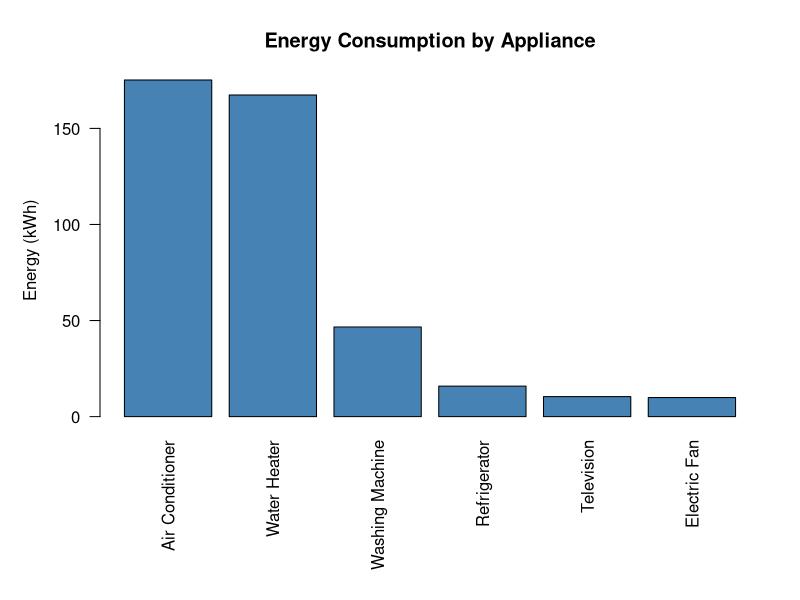
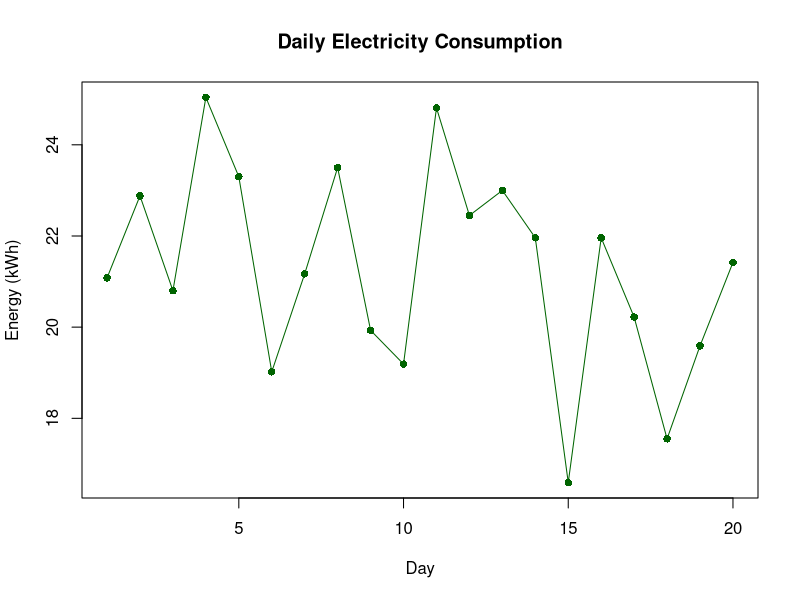
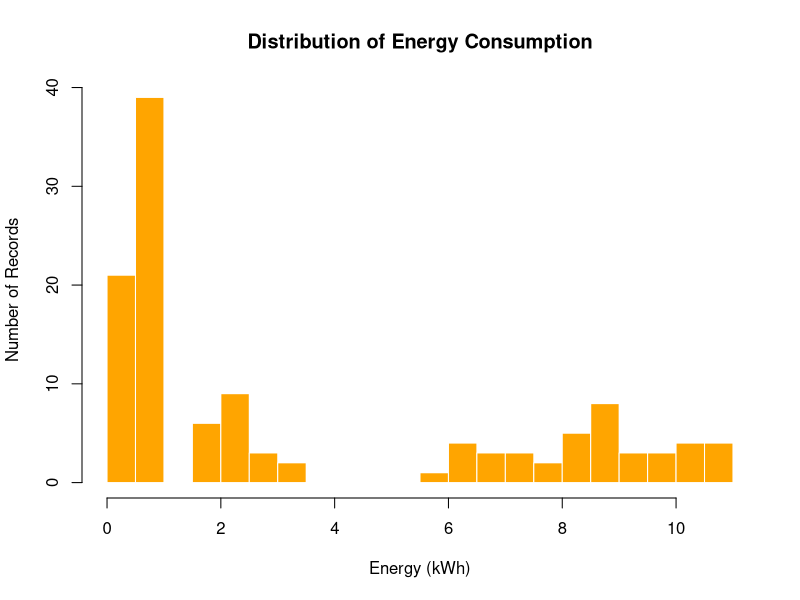
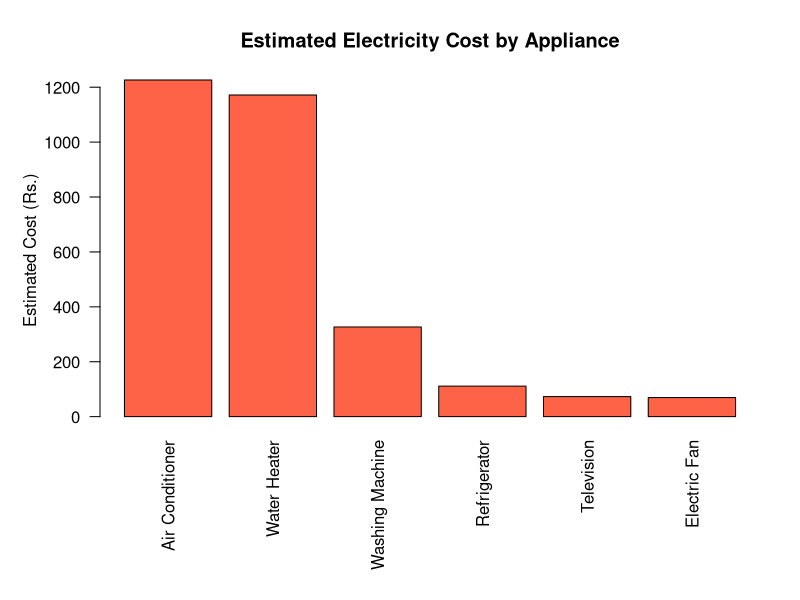

R code for these plots, in order:

# ============================================================
# SMART ELECTRICITY CONSUMPTION ANALYZER
# R ANALYSIS + AUTOMATIC WEB DASHBOARD
# ============================================================

# 1. PROJECT FOLDERS

project_folder <- getwd()

output_folder <- file.path(
  project_folder,
  "Electricity_Analysis_Results"
)

if (!dir.exists(output_folder)) {
  dir.create(output_folder, recursive = TRUE)
}

# 2. SETTINGS

set.seed(123)

tariff <- 7

appliances <- c(
  "Air Conditioner",
  "Water Heater",
  "Washing Machine",
  "Refrigerator",
  "Electric Fan",
  "Television"
)

# 3. GENERATE SAMPLE ELECTRICITY DATA

days <- 1:20

electricity_data <- expand.grid(
  Day = days,
  Appliance = appliances
)

base_usage <- c(8.5, 8, 2.5, 0.8, 0.5, 0.5)

electricity_data$Energy_kWh <- round(
  rep(base_usage, each = length(days)) *
    runif(nrow(electricity_data), 0.7, 1.3),
  2
)

electricity_data$Estimated_Cost <- round(
  electricity_data$Energy_kWh * tariff, 2
)

electricity_data$Usage_Category <- cut(
  electricity_data$Energy_kWh,
  breaks = c(-Inf, 2, 6, Inf),
  labels = c("Low", "Moderate", "High")
)

# 4. CREATE SUMMARIES

appliance_summary <- aggregate(
  cbind(Energy_kWh, Estimated_Cost) ~ Appliance,
  data = electricity_data,
  FUN = sum
)

appliance_summary <- appliance_summary[
  order(appliance_summary$Energy_kWh, decreasing = TRUE),
]

daily_summary <- aggregate(
  Energy_kWh ~ Day,
  data = electricity_data,
  FUN = sum
)

category_summary <- as.data.frame(
  table(electricity_data$Usage_Category)
)

names(category_summary) <- c("Usage_Category", "Records")

# 5. SAVE CSV FILES

write.csv(
  electricity_data,
  file.path(output_folder, "Electricity_Dataset.csv"),
  row.names = FALSE
)

write.csv(
  appliance_summary,
  file.path(output_folder, "Appliance_Summary.csv"),
  row.names = FALSE
)

write.csv(
  daily_summary,
  file.path(output_folder, "Daily_Summary.csv"),
  row.names = FALSE
)

write.csv(
  category_summary,
  file.path(output_folder, "Usage_Category_Summary.csv"),
  row.names = FALSE
)

# 6. GRAPH 1: ENERGY BY APPLIANCE

png(
  file.path(output_folder, "01_Appliance_Consumption.png"),
  width = 1000,
  height = 700
)

par(mar = c(9, 5, 4, 2))

barplot(
  appliance_summary$Energy_kWh,
  names.arg = appliance_summary$Appliance,
  las = 2,
  col = "steelblue",
  main = "Energy Consumption by Appliance",
  ylab = "Energy (kWh)",
  xlab = ""
)

dev.off()

# 7. GRAPH 2: DAILY ENERGY CONSUMPTION

png(
  file.path(output_folder, "02_Daily_Consumption.png"),
  width = 1000,
  height = 650
)

plot(
  daily_summary$Day,
  daily_summary$Energy_kWh,
  type = "o",
  pch = 16,
  col = "darkgreen",
  main = "Daily Electricity Consumption",
  xlab = "Day",
  ylab = "Energy (kWh)"
)

dev.off()

# 8. GRAPH 3: ENERGY DISTRIBUTION

png(
  file.path(output_folder, "03_Energy_Distribution.png"),
  width = 900,
  height = 650
)

hist(
  electricity_data$Energy_kWh,
  breaks = 15,
  col = "orange",
  border = "white",
  main = "Distribution of Energy Consumption",
  xlab = "Energy (kWh)",
  ylab = "Number of Records"
)

dev.off()

# 9. GRAPH 4: COST BY APPLIANCE

png(
  file.path(output_folder, "04_Appliance_Cost.png"),
  width = 1000,
  height = 700
)

par(mar = c(9, 5, 4, 2))

barplot(
  appliance_summary$Estimated_Cost,
  names.arg = appliance_summary$Appliance,
  las = 2,
  col = "tomato",
  main = "Estimated Electricity Cost by Appliance",
  ylab = "Estimated Cost (Rs.)",
  xlab = ""
)

dev.off()

# 10. CALCULATE DASHBOARD VALUES

total_energy <- sum(electricity_data$Energy_kWh)
total_cost <- sum(electricity_data$Estimated_Cost)
average_energy <- mean(electricity_data$Energy_kWh)

# 11. CREATE HTML DASHBOARD

dashboard_file <- file.path(project_folder, "index.html")

chart_files <- c(
  "01_Appliance_Consumption.png",
  "02_Daily_Consumption.png",
  "03_Energy_Distribution.png",
  "04_Appliance_Cost.png"
)

chart_titles <- c(
  "Energy by Appliance",
  "Daily Energy Consumption",
  "Energy Distribution",
  "Estimated Cost by Appliance"
)

chart_descriptions <- c(
  "Compare energy use across appliances.",
  "Review the daily energy consumption trend.",
  "Explore the distribution of sample readings.",
  "Compare estimated costs using the sample tariff."
)

chart_html <- paste(
  vapply(seq_along(chart_files), function(i) {
    paste0(
      '<article class="chart"><h3>',
      chart_titles[i],
      '</h3><p>',
      chart_descriptions[i],
      '</p><img src="Electricity_Analysis_Results/',
      chart_files[i],
      '" alt="',
      chart_titles[i],
      '"></article>'
    )
  }, character(1)),
  collapse = "\n"
)

table_rows <- paste(
  vapply(seq_len(nrow(appliance_summary)), function(i) {
    paste0(
      "<tr><td>", appliance_summary$Appliance[i],
      "</td><td>", sprintf("%.2f", appliance_summary$Energy_kWh[i]),
      "</td><td>Rs. ", sprintf("%.2f", appliance_summary$Estimated_Cost[i]),
      "</td></tr>"
    )
  }, character(1)),
  collapse = "\n"
)

html <- paste0(
  '<!DOCTYPE html>
<html lang="en">
<head>
<meta charset="UTF-8">
<meta name="viewport" content="width=device-width, initial-scale=1.0">
<title>Smart Electricity Consumption Analyzer</title>
<style>
*{box-sizing:border-box}
body{margin:0;background:#08111f;color:#edf5ff;font-family:Arial,sans-serif;line-height:1.6}
header{padding:55px 7%;background:linear-gradient(120deg,#102238,#10534b)}
header p{color:#c0d7dd}
h1{font-size:clamp(2rem,5vw,3.8rem);margin:10px 0}
h1 span{color:#7cf2c3}
main{max-width:1150px;margin:auto;padding:30px 22px}
h2{margin-top:35px}
.stats{display:grid;grid-template-columns:repeat(3,1fr);gap:16px}
.card,.chart,.tablebox{background:#111e30;padding:20px;border:1px solid #29394d;border-radius:15px}
.card p,.chart p{color:#a8bbcf}
.card strong{font-size:clamp(1.4rem,3vw,2rem);color:#7cf2c3}
.charts{display:grid;grid-template-columns:repeat(2,minmax(0,1fr));gap:16px}
.chart img{display:block;width:100%;height:auto;background:white;border-radius:8px}
.tablebox{overflow-x:auto}
table{width:100%;border-collapse:collapse;min-width:450px}
th,td{text-align:left;padding:13px;border-bottom:1px solid #29394d}
th{color:#7cf2c3}
.note{background:#102238;color:#c0d0df;padding:14px;border-radius:10px}
footer{padding:25px 0;color:#91a7bd}
@media(max-width:700px){.stats,.charts{grid-template-columns:1fr}header{padding:38px 22px}}
</style>
</head>
<body>
<header>
<p>ENERGY INSIGHTS DASHBOARD</p>
<h1>Smart Electricity<br><span>Consumption Analyzer</span></h1>
<p>Explore appliance consumption, daily energy trends and estimated electricity costs.</p>
</header>
<main>
<p class="note">This dashboard uses simulated sample data generated by R, not live meter readings. The tariff of Rs. 7 per kWh is illustrative.</p>
<h2>Project Overview</h2>
<section class="stats">
<article class="card"><p>Total Energy</p><strong>',
  sprintf("%.2f", total_energy),
  ' kWh</strong><p>Sample dataset</p></article>
<article class="card"><p>Estimated Cost</p><strong>Rs. ',
  sprintf("%.2f", total_cost),
  '</strong><p>At Rs. 7 per kWh</p></article>
<article class="card"><p>Average per Record</p><strong>',
  sprintf("%.2f", average_energy),
  ' kWh</strong><p>Sample average</p></article>
</section>
<h2>Energy Analysis Graphs</h2>
<section class="charts">',
  chart_html,
  '</section>
<h2>Appliance Summary</h2>
<div class="tablebox"><table>
<thead><tr><th>Appliance</th><th>Energy (kWh)</th><th>Estimated Cost</th></tr></thead>
<tbody>',
  table_rows,
  '</tbody></table></div>
<h2>Key Insight</h2>
<p class="note">Use the appliance summary to identify which devices account for the most energy in this simulated dataset. Actual household results will depend on your own readings and usage.</p>
<footer>Smart Electricity Consumption Analyzer | Created using R, HTML and CSS</footer>
</main></body></html>'
)

writeLines(html, dashboard_file)

# 12. SAVE TEXT REPORT

report <- c(
  "SMART ELECTRICITY CONSUMPTION ANALYZER",
  "--------------------------------------",
  paste("Total energy:", round(total_energy, 2), "kWh"),
  paste("Estimated cost: Rs.", round(total_cost, 2)),
  paste("Average energy per record:", round(average_energy, 2), "kWh"),
  paste("Illustrative tariff: Rs.", tariff, "per kWh"),
  "",
  "Note: The dataset is simulated, not actual meter data."
)

writeLines(
  report,
  file.path(output_folder, "Electricity_Analysis_Report.txt")
)

# 13. OPEN THE WEBPAGE

cat("\nPROJECT COMPLETED SUCCESSFULLY!\n")
cat("Dashboard created at:", dashboard_file, "\n")
cat("Graphs and CSV files saved in:", output_folder, "\n")

browseURL(normalizePath(dashboard_file))
